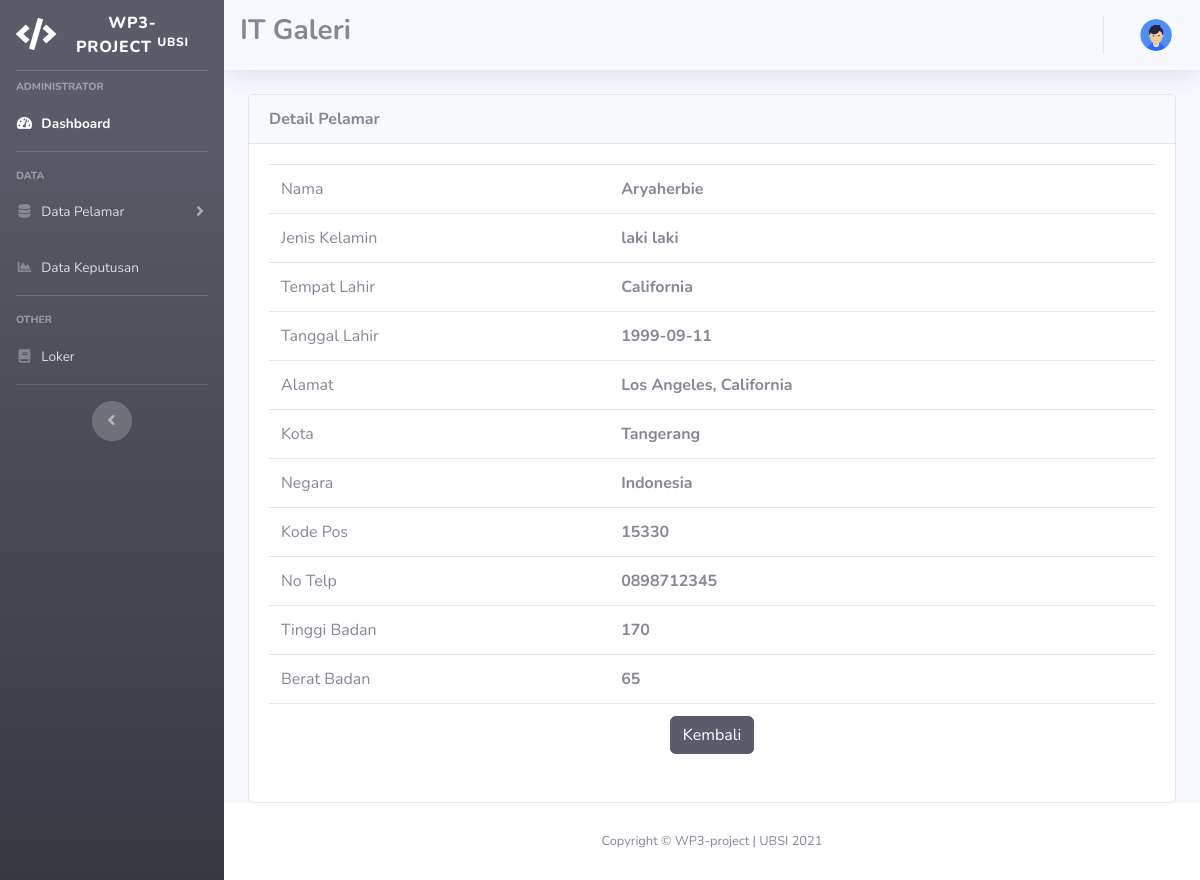
Screenshot of /data/detail_pelamar/8 with the database file from the repository.
### tables this page shows
CREATE TABLE `karyawan` (
  `id` int(11) NOT NULL,
  `name` varchar(128) NOT NULL,
  `jenis_kel` varchar(56) NOT NULL,
  `tempat_lahir` varchar(128) NOT NULL,
  `tanggal_lahir` date NOT NULL,
  `alamat` varchar(256) NOT NULL,
  `kota` varchar(64) NOT NULL,
  `negara` varchar(64) NOT NULL,
  `kode_pos` varchar(64) NOT NULL,
  `no_telp` varchar(64) NOT NULL,
  `email` varchar(128) NOT NULL,
  `tinggi_badan` int(12) NOT NULL,
  `berat_badan` int(12) NOT NULL,
  `image` varchar(128) NOT NULL
);

### application/controllers/data.php (called while the page is built, shortened)
<?php
class Data extends CI_Controller
{
	public function detail_pelamar($id)
	{
		$data['user'] = $this->db->get_where('user', ['email' => $this->session->userdata('email')])->row_array();
		$data['karyawan'] = $this->ModelKaryawan->detail_pelamar($id);
		$data['title'] = 'Detail Pelamar';
		$this->load->view('template/header', $data);
		$this->load->view('template/sidebar');
		$this->load->view('template/topbar');
		$this->load->view('data/detail_pelamar', $data);
		$this->load->view('template/footer');
	}
}

### index.php (called while the page is built, shortened)
<?php
require_once BASEPATH.'core/CodeIgniter.php';

### application/models/ModelKaryawan.php (called while the page is built, shortened)
<?php
class ModelKaryawan extends CI_Model
{
	public function detail_pelamar($id)
	{
		$result = $this->db->where('id',$id)->get('karyawan');
		if($result->num_rows() > 0){
			return $result->result();
		} else{
			return false;
		}
	}
}

### application/views/data/detail_pelamar.php (the view)
<div class="container">
	<div class="card">
		<div class="card-header"><b>Detail Pelamar</b></div>
		<div class="card-body">
			<?php foreach ($karyawan as $k) : ?>
			<table class="table table-hover">
				<tr>
					<td>Nama</td>
					<td><strong><?= $k->name ?></strong></td>
				</tr>
				<tr>
					<td>Jenis Kelamin</td>
					<td><strong><?= $k->jenis_kel ?></strong></td>
				</tr>
				<tr>
					<td>Tempat Lahir</td>
					<td><strong><?= $k->tempat_lahir ?></strong></td>
				</tr>
				<tr>
					<td>Tanggal Lahir</td>
					<td><strong><?= $k->tanggal_lahir ?></strong></td>
				</tr>
				<tr>
					<td>Alamat</td>
					<td><strong><?= $k->alamat ?></strong></td>
				</tr>
				<tr>
					<td>Kota</td>
					<td><strong><?= $k->kota ?></strong></td>
				</tr>
				<tr>
					<td>Negara</td>
					<td><strong><?= $k->negara ?></strong></td>
				</tr>
				<tr>
					<td>Kode Pos</td>
					<td><strong><?= $k->kode_pos ?></strong></td>
				</tr>
				<tr>
					<td>No Telp</td>
					<td><strong><?= $k->no_telp ?></strong></td>
				</tr>
				<tr>
					<td>Tinggi Badan</td>
					<td><strong><?= $k->tinggi_badan ?></strong></td>
				</tr>
				<tr>
					<td>Berat Badan</td>
					<td><strong><?= $k->berat_badan ?></strong></td>
				</tr>
				<tr>
					<td colspan="2" align="center"> <a href="<?= base_url('data') ?>" class="btn btn-dark">  Kembali </td>
				</tr>
			</table>
		<?php endforeach; ?>
		</div>
	</div>
	</div>
</div>

### rows the page displays
karyawan: name "Aryaherbie", jenis_kel "laki laki", tempat_lahir "California", tanggal_lahir "1999-09-11", alamat "Los Angeles, California", kota "Tangerang", negara "Indonesia", kode_pos "15330", no_telp "0898712345", tinggi_badan "170", berat_badan "65"
